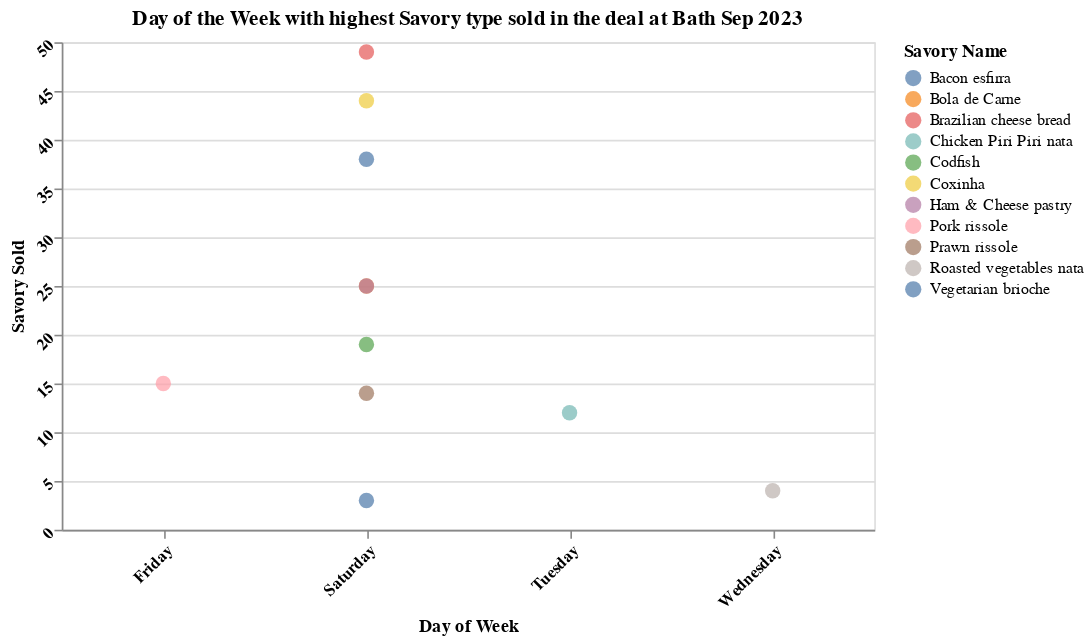

The cell this chart's notebook holds for it:
### Code cell
# Create a scatter plot using Altair
chart = alt.Chart(best_days).mark_circle(size=90).encode(
    x=alt.X('Day of Week:N', title='Day of Week',axis=alt.Axis(labelFontWeight='bold',labelAngle=-45)),
    y=alt.Y('Sold:Q', title='Savory Sold',axis=alt.Axis(labelFontWeight='bold',labelAngle=-45)),
    color=alt.Color('Name:N', title='Savory Name'),
    tooltip=['Day of Week', 'Name', 'Sold']
).properties(
    width = 500,
    title='Day of the Week with highest Savory type sold in the deal at Bath Sep 2023'
)

# Show the chart
chart

### Figure 1 — Vega-Lite specification as saved in the notebook (floating-point values rounded to 4 significant figures)
{"config": {"view": {"continuousWidth": 300, "continuousHeight": 300}}, "data": {"name": "data-95cc0063cff584506ea477bafaf5bed1"}, "mark": {"type": "circle", "size": 90}, "encoding": {"color": {"field": "Name", "title": "Savory Name", "type": "nominal"}, "tooltip": [{"field": "Day of Week", "type": "nominal"}, {"field": "Name", "type": "nominal"}, {"field": "Sold", "type": "quantitative"}], "x": {"axis": {"labelAngle": -45, "labelFontWeight": "bold"}, "field": "Day of Week", "title": "Day of Week", "type": "nominal"}, "y": {"axis": {"labelAngle": -45, "labelFontWeight": "bold"}, "field": "Sold", "title": "Savory Sold", "type": "quantitative"}}, "title": "Day of the Week with highest Savory type sold in the deal at Bath Sep 2023", "width": 500, "$schema": "https://vega.github.io/schema/vega-lite/v5.8.0.json", "datasets": {"data-95cc0063cff584506ea477bafaf5bed1": [{"Day of Week": "Saturday", "Name": "Bacon esfirra", "Sold": 3.0}, {"Day of Week": "Saturday", "Name": "Bola de Carne", "Sold": 25.0}, {"Day of Week": "Saturday", "Name": "Brazilian cheese bread", "Sold": 49.0}, {"Day of Week": "Tuesday", "Name": "Chicken Piri Piri nata", "Sold": 12.0}, {"Day of Week": "Saturday", "Name": "Codfish", "Sold": 19.0}, {"Day of Week": "Saturday", "Name": "Coxinha", "Sold": 44.0}, {"Day of Week": "Saturday", "Name": "Ham & Cheese pastry", "Sold": 25.0}, {"Day of Week": "Friday", "Name": "Pork rissole", "Sold": 15.0}, {"Day of Week": "Saturday", "Name": "Prawn rissole", "Sold": 14.0}, {"Day of Week": "Wednesday", "Name": "Roasted vegetables nata", "Sold": 4.0}, {"Day of Week": "Saturday", "Name": "Vegetarian brioche", "Sold": 38.0}]}}
